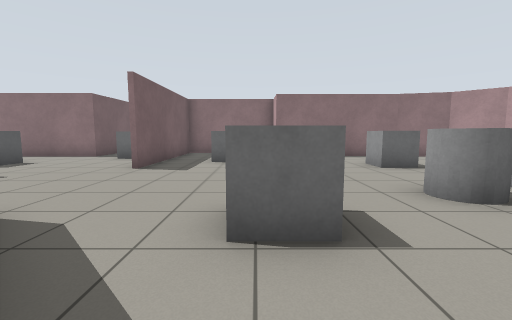
view 1 (above)

16 first-person views from a walk through a Gazebo world. The camera is 0.94 m above the floor, tilts 6° down and sees 90° across. The floor is counted in squares, 1 m on a side. Each view is taken from the middle of a square. On the plan, view 1 faces up. The plan holds only what a view shows up to about 10 squares ahead; the rest is blank.

view 2
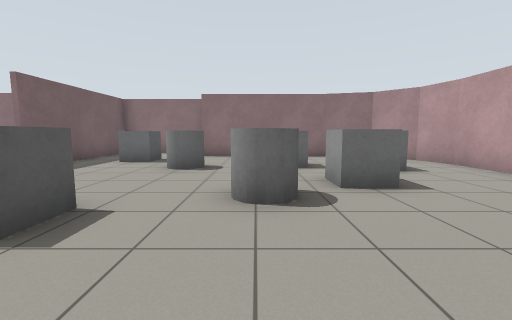

view 3
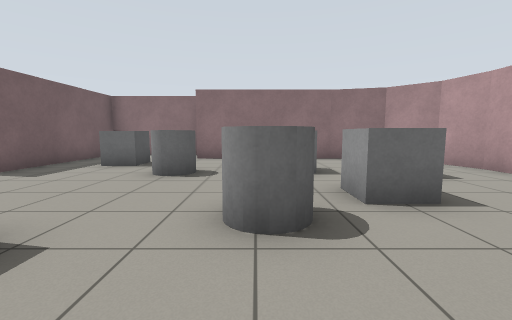

view 4
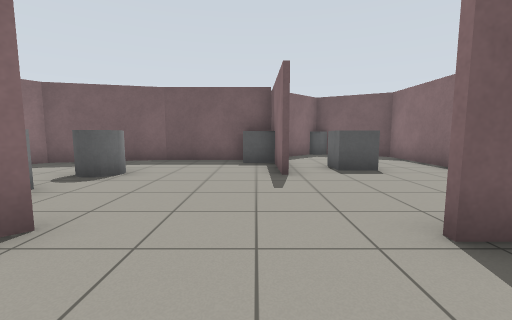

view 5
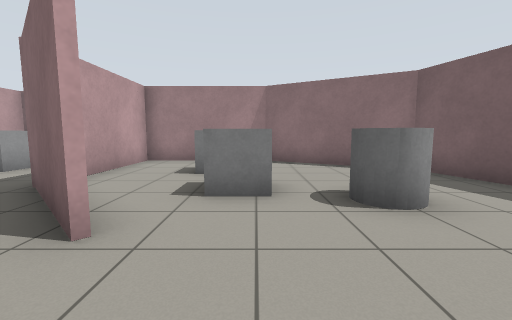

view 6
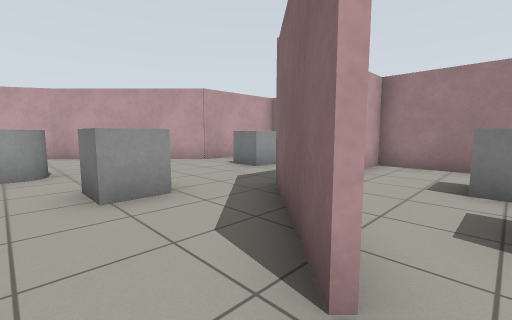

view 7
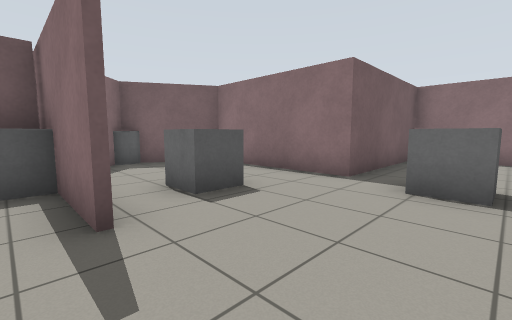

view 8
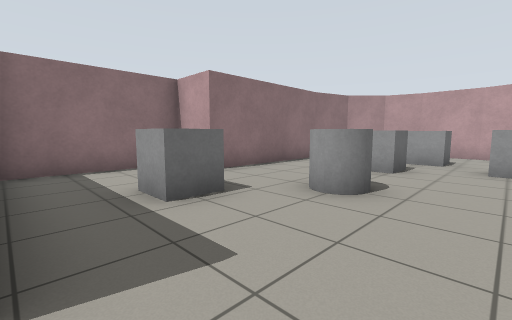

view 9
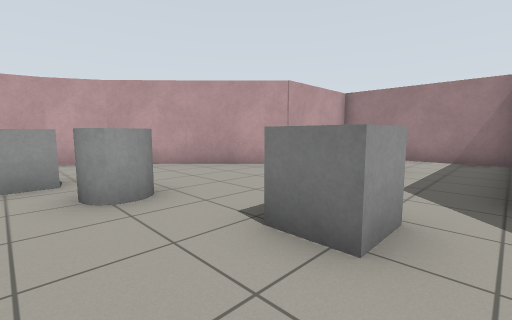

view 10
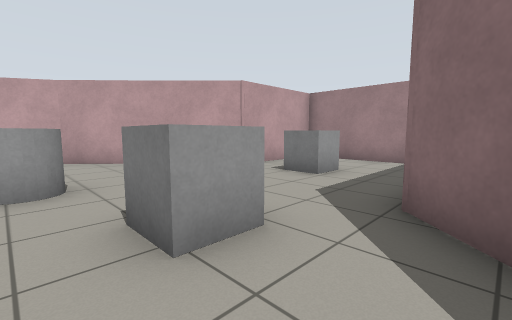

view 11
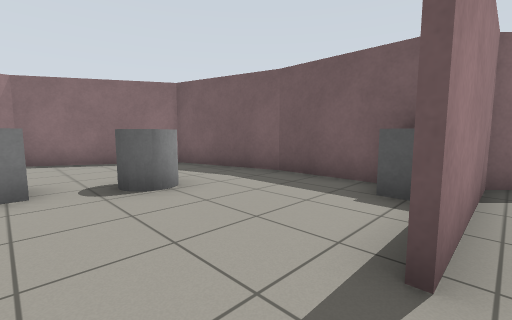

view 12
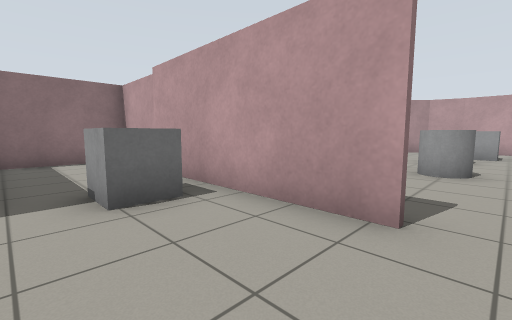

view 13
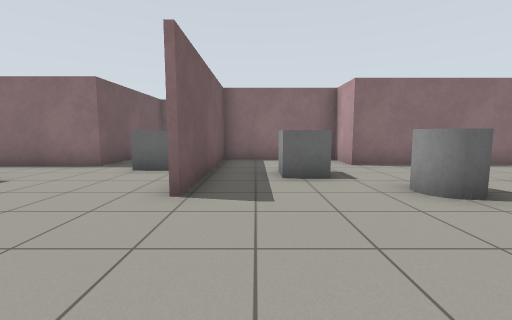

view 14
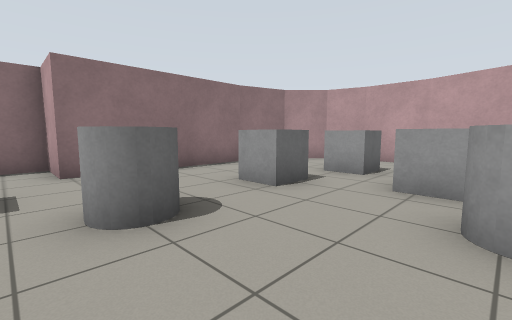

view 15
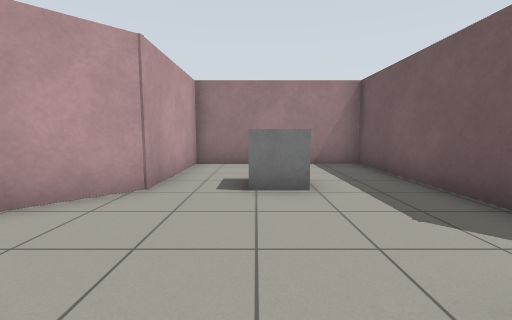

view 16
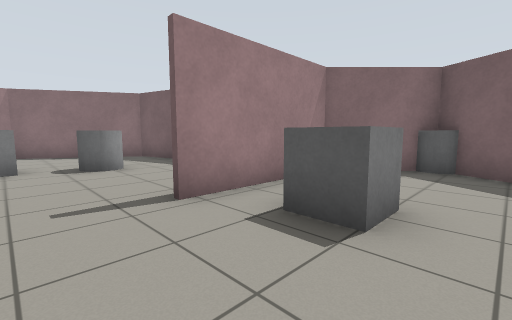

### Floor plan
Points are (right, up) in squares from view 1. A wall is a line through its corners. A room is listed if a view was taken in it or the views show most of it. See-through windows are left out.
Room 1 (views 1, 2, 3, 4, 5, 6, 7, 8, 9, 10, 11, 12, 13, 14, 15, 16)
walls: (-3.3, 6.6) (-3.3, 12.2); (-3.5, 2.9) (-1.1, 0.5); (-6.6, 5.6) (-10.6, 5.6); (-1.1, 0) (-1.1, -4.8) (3.8, -4.8) (3.8, -1.3) (7.7, 2.6) (8.5, 4); (-3, 12.9) (-3, 15.2) (-6.4, 15.2) (-6.4, 10.3) (-11.1, 10.3) (-12.1, 8.4); (-10, 4.6) (-10, 1.8); (-10, 2) (-9.1, -1.6) (-5.3, -3.7) (-1.3, -3.7) (-1.3, -0.5); (5.8, 10.5) (0.8, 10.5) (0.8, 12.1) (-3.1, 12.1) (-3.1, 6.6); (8.4, 4) (9, 5.9); (-12.4, 7.6) (-10.6, 5.7) (-6.6, 5.7); (8.9, 5.7) (8.9, 7.7); (9, 7.6) (8.6, 8.9) (7.5, 10) (5.6, 10.5)
objects: grey box (-9, 5); grey box (-8, 7) to (-8, 8); grey cylinder (-7, 1) to (-7, 2); grey box (-5, 1) to (-4, 1); grey box (-5, 10) to (-4, 10); grey box (-4, -2) to (-4, -1); grey box (-1, 9); grey box (0, 2) to (0, 3); grey box (1, -2) to (2, -1); grey cylinder (1, 7); grey cylinder (3, 4); grey box (4, 7) to (4, 8); grey box (5, 5); grey box (6, 7)

Positions as (right, up) in squares from view 1, and headings:
1: (0, 0), facing up
2: (3, 0), facing up
3: (3, 1), facing up
4: (-1, 5), facing left
5: (-5, 5), facing down
6: (-4, 4), facing down-right
7: (-4, 5), facing up-left
8: (-3, 5), facing up-right
9: (-1, 5), facing down-right
10: (-2, 4), facing down-right
11: (-5, 6), facing down-left
12: (-6, 6), facing up-right
13: (-2, 3), facing up
14: (0, 4), facing up-right
15: (2, 3), facing down
16: (-5, 9), facing down-left
